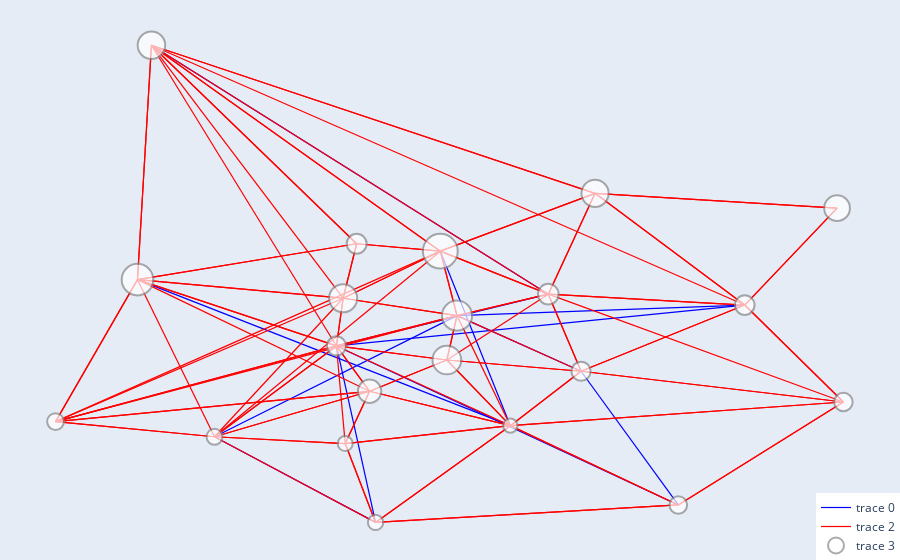

This figure's notebook cell:
### Code cell
G, trip_counts = define_graph(filtered_df)
G = update_node_sizes(G, income, var_of_interest)
positions = get_positions(gdf)
edge_colors, edge_widths = set_art(G, 0.6)
plotly_graph(G, positions, edge_colors, edge_widths, var_of_interest)

### Figure 1 — Plotly figure (JSON) as saved in the notebook; plotly's stock layout.template omitted (floating-point values rounded to 4 significant figures; data arrays with more than 128 entries replaced by an {"elided": "..."} marker saying what was removed)
{"data": [{"hoverinfo": "none", "line": {"color": "blue", "width": 1.217}, "mode": "lines", "type": "scatter", "x": [-3.674, -3.641, null, -3.737, -3.674, null, -3.66, -3.678, null, -3.66, -3.757, null, -3.641, -3.616, null, -3.65, -3.705, null, -3.754, -3.65, null, -3.695, -3.705, null, -3.695, -3.737, null, -3.616, -3.705, null, -3.599, -3.705, null, -3.599, -3.674, null], "y": [40.43, 40.41, null, 40.38, 40.43, null, 40.38, 40.46, null, 40.38, 40.45, null, 40.41, 40.35, null, 40.44, 40.42, null, 40.54, 40.44, null, 40.34, 40.42, null, 40.34, 40.38, null, 40.35, 40.42, null, 40.43, 40.42, null, 40.43, 40.43, null]}, {"hoverinfo": "none", "line": {"color": "green", "width": 1.217}, "mode": "lines", "type": "scatter", "x": [], "y": []}, {"hoverinfo": "none", "line": {"color": "red", "width": 1.217}, "mode": "lines", "type": "scatter", "x": {"elided": "411 float values"}, "y": {"elided": "411 float values"}}, {"hoverinfo": "text", "marker": {"color": "white", "line": {"color": "#888", "width": 2}, "size": [19.18, 23.35, 28.72, 30.11, 28.14, 31.6, 16.89, 16.02, 15.01, 14.34, 19.21, 34.84, 20.66, 20.0, 27.56, 27.16, 15.34, 17.64, 18.57, 19.66, 25.7]}, "mode": "markers", "text": ["Node 2807901", "Node 2807902", "Node 2807903", "Node 2807904", "Node 2807907", "Node 2807909", "Node 2807910", "Node 2807911", "Node 2807912", "Node 2807913", "Node 2807914", "Node 2807905", "Node 2807915", "Node 2807906", "Node 2807908", "Node 2807916", "Node 2807917", "Node 2807918", "Node 2807919", "Node 2807920", "Node 2807921"], "type": "scatter", "x": [-3.705, -3.697, -3.676, -3.674, -3.704, -3.757, -3.779, -3.737, -3.703, -3.66, -3.641, -3.678, -3.65, -3.7, -3.754, -3.638, -3.695, -3.616, -3.573, -3.599, -3.575], "y": [40.42, 40.4, 40.41, 40.43, 40.44, 40.45, 40.39, 40.38, 40.38, 40.38, 40.41, 40.46, 40.44, 40.46, 40.54, 40.48, 40.34, 40.35, 40.39, 40.43, 40.48]}], "layout": {"hovermode": "closest", "legend": {"x": 1, "xanchor": "right", "y": 0, "yanchor": "bottom"}, "margin": {"b": 0, "l": 0, "r": 0, "t": 0}, "showlegend": true, "xaxis": {"showgrid": false, "showticklabels": false, "zeroline": false}, "yaxis": {"showgrid": false, "showticklabels": false, "zeroline": false}}}
